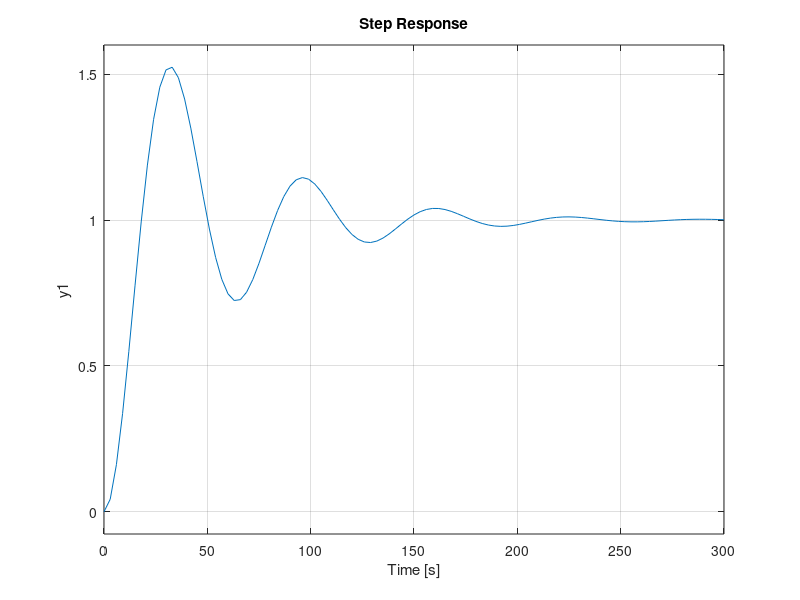
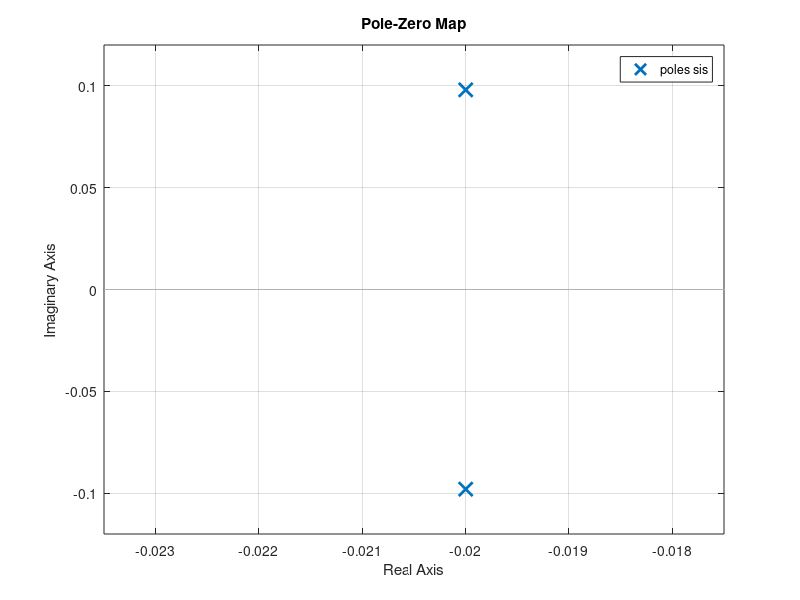

Recreate these plots in MATLAB, in order.
clear all;
close all;
clc

wo=0.1;
zeta=0.2;

sis=tf([wo^2],[1,2*wo*zeta,wo^2]);

step(sis)
figure
pzmap(sis)